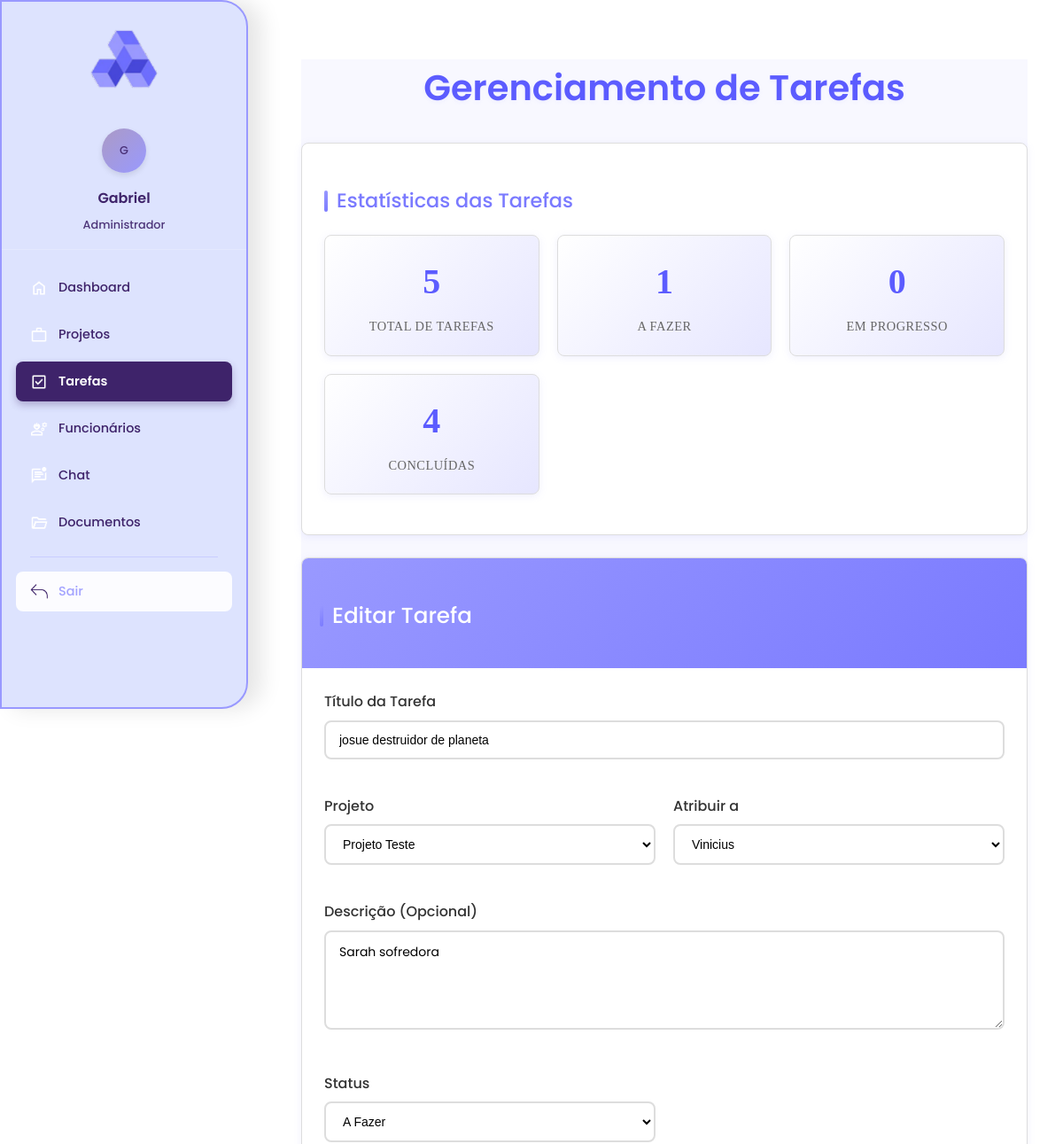
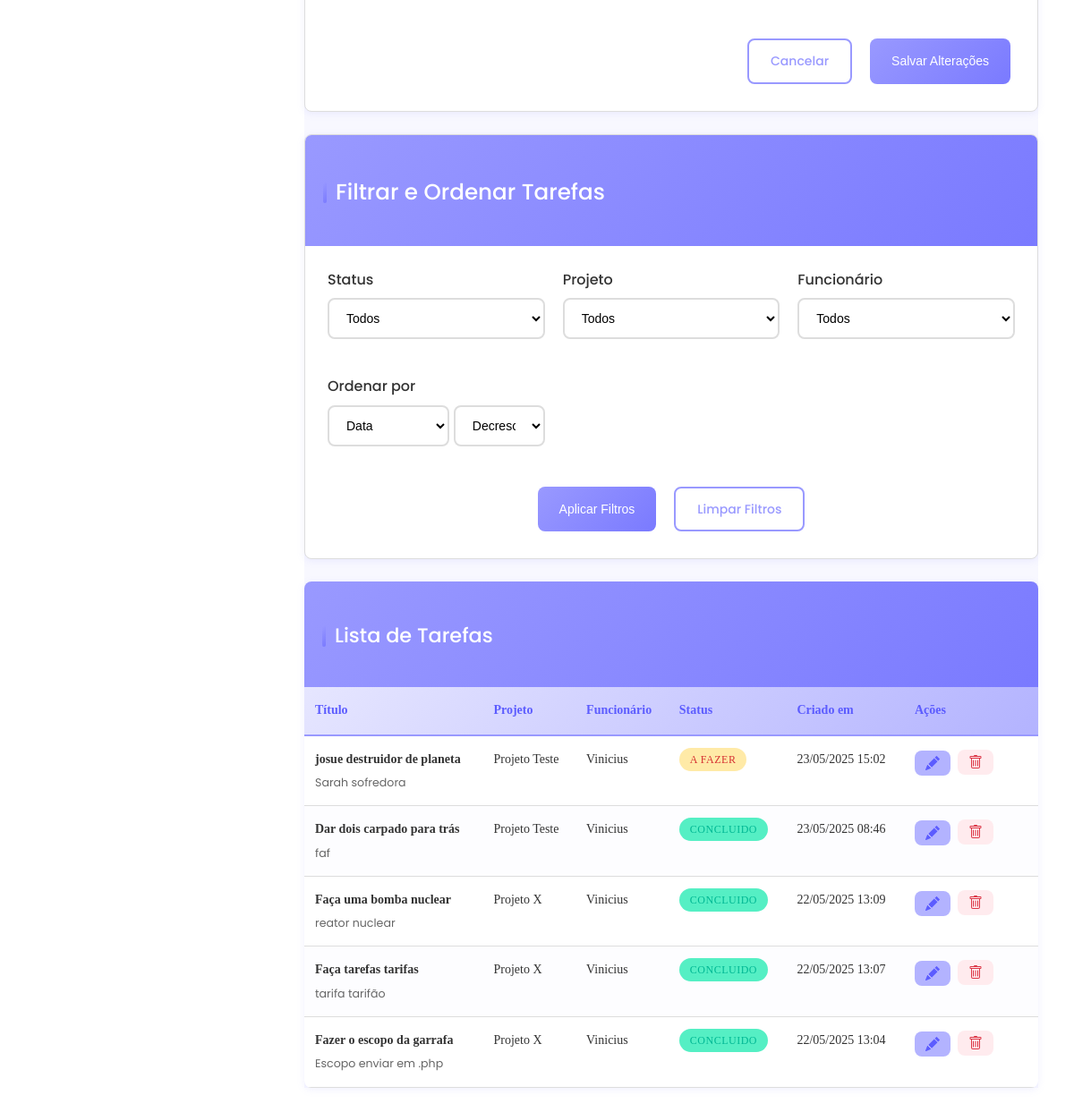
Page /gestor/tarefas/tarefas.php?editar=6 (signed in) on the committed database (2 pictures, top to bottom).
### tables this page shows
CREATE TABLE `tarefas` (
  `id` int(11) NOT NULL,
  `titulo` varchar(100) NOT NULL,
  `descricao` text DEFAULT NULL,
  `status` enum('a_fazer','em_progresso','concluido') DEFAULT 'a_fazer',
  `projeto_id` int(11) DEFAULT NULL,
  `funcionario_id` int(11) DEFAULT NULL,
  `criado_em` datetime DEFAULT current_timestamp()
);

CREATE TABLE `projetos` (
  `id` int(11) NOT NULL,
  `titulo` varchar(150) NOT NULL,
  `descricao` text DEFAULT NULL,
  `status` enum('em_andamento','finalizado','aprovado','ajustes') DEFAULT 'em_andamento',
  `cliente_id` int(11) DEFAULT NULL,
  `criado_em` datetime DEFAULT current_timestamp()
);

CREATE TABLE `usuarios` (
  `id` int(11) NOT NULL,
  `nome` varchar(100) NOT NULL,
  `email` varchar(100) NOT NULL,
  `senha` varchar(255) NOT NULL,
  `tipo` enum('cliente','funcionario','admin') NOT NULL,
  `criado_em` datetime DEFAULT current_timestamp()
);

### gestor/tarefas/tarefas.php (the view, shortened to what this page needs)
<?php
require '../../conexao.php';
$projetos = $conn->query("SELECT id, titulo FROM projetos ORDER BY titulo");
$funcionarios = $conn->query("SELECT id, nome FROM usuarios WHERE tipo = 'funcionario' ORDER BY nome");
$ordenar_por = $_GET['ordenar'] ?? 'criado_em';
$ordem = $_GET['ordem'] ?? 'DESC';
$where_conditions = [];
$params = [];
$param_types = '';
$where_sql = !empty($where_conditions) ? "WHERE " . implode(" AND ", $where_conditions) : "";
$ordem_valida = in_array($ordem, ['ASC', 'DESC']) ? $ordem : 'DESC';
$colunas_validas = ['titulo', 'status', 'criado_em', 'nome_projeto', 'nome_funcionario'];
$ordenar_valido = in_array($ordenar_por, $colunas_validas) ? $ordenar_por : 'criado_em';
$sql = "
    SELECT
        t.id, t.titulo, t.descricao, t.status, t.criado_em,
        p.titulo AS nome_projeto,
        u.nome AS nome_funcionario
    FROM tarefas t
    LEFT JOIN projetos p ON t.projeto_id = p.id
    LEFT JOIN usuarios u ON t.funcionario_id = u.id
    $where_sql
    ORDER BY $ordenar_valido $ordem_valida
";
if (!empty($params)) {
    $stmt = $conn->prepare($sql);
    $stmt->bind_param($param_types, ...$params);
    $stmt->execute();
    $result = $stmt->get_result();
} else {
    $result = $conn->query($sql);
}
$stats_sql = "
    SELECT
        COUNT(*) as total,
        SUM(CASE WHEN status = 'a_fazer' THEN 1 ELSE 0 END) as a_fazer,
        SUM(CASE WHEN status = 'em_progresso' THEN 1 ELSE 0 END) as em_progresso,
        SUM(CASE WHEN status = 'concluido' THEN 1 ELSE 0 END) as concluido
    FROM tarefas
";
$stats = $conn->query($stats_sql)->fetch_assoc();
$tarefa_editar = null;
if (isset($_GET['editar'])) {
    $id_editar = (int)$_GET['editar'];
    $stmt = $conn->prepare("SELECT * FROM tarefas WHERE id = ?");
    $stmt->bind_param("i", $id_editar);
    $stmt->execute();
    $tarefa_editar = $stmt->get_result()->fetch_assoc();
}
?>
<!DOCTYPE html>
<html lang="pt-br">
<head>
    <link rel="stylesheet" href="../css/geral.css">
    <?php include '../sidebar.php'; ?>
</head>
<body>
<body>
    <div class="main-content">
        <div class="conteudo-principal">
            <h1 class="fade-in">Gerenciamento de Tarefas</h1>
            <div class="card fade-in">
                <div class="card-body">
                    <h3 style="color: #7A7AFF;">Estatísticas das Tarefas</h3>
                    <div class="stats-grid">
                        <div class="stat-item">
                            <span class="stat-number"><?= $stats['total'] ?></span>
                            <span class="stat-label">Total de Tarefas</span>
                        </div>
                        <div class="stat-item">
                            <span class="stat-number"><?= $stats['a_fazer'] ?></span>
                            <span class="stat-label">A Fazer</span>
                        </div>
                        <div class="stat-item">
                            <span class="stat-number"><?= $stats['em_progresso'] ?></span>
                            <span class="stat-label">Em Progresso</span>
                        </div>
                        <div class="stat-item">
                            <span class="stat-number"><?= $stats['concluido'] ?></span>
                            <span class="stat-label">Concluídas</span>
                        </div>
                    </div>
                </div>
            </div>
            <div class="card fade-in" id="form-tarefa">
                <div class="card-header">
                    <h3><?= $tarefa_editar ? 'Editar Tarefa' : 'Criar Nova Tarefa' ?></h3>
                </div>
                <div class="card-body">
                    <form method="POST" action="tarefas.php#form-tarefa">
                        <div class="form-grid">
                            <div class="form-group" style="grid-column: 1 / -1;">
                                <label for="titulo">Título da Tarefa</label>
                                <input type="text" name="titulo" id="titulo" required
                                       value="<?= htmlspecialchars($tarefa_editar['titulo'] ?? '') ?>">
                            </div>
                            <div class="form-group">
                                <label for="projeto_id">Projeto</label>
                                <select name="projeto_id" id="projeto_id" required>
                                    <?php
                                    $projetos->data_seek(0);
                                    while ($p = $projetos->fetch_assoc()):
                                        $selected = ($tarefa_editar && $tarefa_editar['projeto_id'] == $p['id']) ? 'selected' : '';
                                    ?>
                                        <option value="<?= $p['id'] ?>" <?= $selected ?>>
                                            <?= htmlspecialchars($p['titulo']) ?>
                                        </option>
                                    <?php endwhile; ?>
                                </select>
                            </div>
                            <div class="form-group">
                                <label for="funcionario_id">Atribuir a</label>
                                <select name="funcionario_id" id="funcionario_id" required>
                                    <?php
                                    $funcionarios->data_seek(0);
                                    while ($f = $funcionarios->fetch_assoc()):
                                        $selected = ($tarefa_editar && $tarefa_editar['funcionario_id'] == $f['id']) ? 'selected' : '';
                                    ?>
                                        <option value="<?= $f['id'] ?>" <?= $selected ?>>
                                            <?= htmlspecialchars($f['nome']) ?>
                                        </option>
                                    <?php endwhile; ?>
                                </select>
                            </div>
                            <div class="form-group" style="grid-column: 1 / -1;">
                                <label for="descricao">Descrição (Opcional)</label>
                                <textarea name="descricao" id="descricao" rows="4"><?= htmlspecialchars($tarefa_editar['descricao'] ?? '') ?></textarea>
                            </div>
                            <?php if ($tarefa_editar): ?>
                                <div class="form-group">
                                    <label for="status">Status</label>
                                    <select name="status" id="status" required>
                                        <option value="a_fazer" <?= $tarefa_editar['status'] == 'a_fazer' ? 'selected' : '' ?>>A Fazer</option>
                                    </select>
                                </div>
                            <?php endif; ?>
                        </div>
                        <div style="display: flex; justify-content: flex-end; gap: 10px; margin-top: 20px;">
                            <?php if ($tarefa_editar): ?>
                                <a href="tarefas.php" class="btn btn-secondary">Cancelar</a>
                            <?php endif; ?>
                            <button type="submit" class="btn btn-primary">
                                <?= $tarefa_editar ? 'Salvar Alterações' : 'Criar Tarefa' ?>
                            </button>
                        </div>
                    </form>
                </div>
            </div>
            <div class="card fade-in">
                <div class="card-header">
                    <h3>Filtrar e Ordenar Tarefas</h3>
                </div>
                <div class="card-body">
                    <form method="GET">
                        <div class="filters-grid">
                            <div class="form-group">
                                <label for="filtro_status">Status</label>
                                <select name="status" id="filtro_status">
                                    <option value="">Todos</option>
                                </select>
                            </div>
                            <div class="form-group">
                                <label for="filtro_projeto">Projeto</label>
                                <select name="projeto" id="filtro_projeto">
                                    <option value="">Todos</option>
                                </select>
                            </div>
                            <div class="form-group">
                                <label for="filtro_funcionario">Funcionário</label>
                                <select name="funcionario" id="filtro_funcionario">
                                    <option value="">Todos</option>
                                </select>
                            </div>
                            <div class="form-group">
                                <label for="ordenar">Ordenar por</label>
                                <div style="display: flex; gap: 5px;">
                                    <select name="ordenar" id="ordenar" style="flex: 3;">
                                        <option value="criado_em" <?= $ordenar_por == 'criado_em' ? 'selected' : '' ?>>Data</option>
                                    </select>
                                    <select name="ordem" style="flex: 2;">
                                        <option value="DESC" <?= $ordem == 'DESC' ? 'selected' : '' ?>>Decrescente</option>
                                    </select>
                                </div>
                            </div>
                        </div>
                        <div class="filter-actions">
                            <button type="submit" class="btn btn-primary">Aplicar Filtros</button>
                            <a href="tarefas.php" class="btn btn-secondary">Limpar Filtros</a>
                        </div>
                    </form>
                </div>
            </div>
            <div class="table-container fade-in">
                <div class="table-header">
                    <h3>Lista de Tarefas</h3>
                </div>
                <div class="table-responsive">
                    <table>
                        <thead>
                            <tr>
                                <th>Título</th>
                                <th>Projeto</th>
                                <th>Funcionário</th>
                                <th>Status</th>
                                <th>Criado em</th>
                                <th style="width: 150px;">Ações</th>
                            </tr>
                        </thead>
                        <tbody>
                            <?php if ($result->num_rows > 0): ?>
                                <?php while ($t = $result->fetch_assoc()): ?>
                                    <tr>
                                        <td>
                                            <strong><?= htmlspecialchars($t['titulo']) ?></strong>
                                            <?php if ($t['descricao']): ?>
                                                <p style="font-size: 0.9em; color: #666; margin: 5px 0 0 0;"><?= htmlspecialchars(substr($t['descricao'], 0, 70)) ?><?= strlen($t['descricao']) > 70 ? '...' : '' ?></p>
                                            <?php endif; ?>
                                        </td>
                                        <td><?= htmlspecialchars($t['nome_projeto'] ?? 'N/A') ?></td>
                                        <td><?= htmlspecialchars($t['nome_funcionario'] ?? 'N/A') ?></td>
                                        <td>
                                            <?php
                                            $status_class = 'status-' . str_replace('_', '-', $t['status']);
                                            $status_text = ucwords(str_replace('_', ' ', $t['status']));
                                            ?>
                                            <span class="status-badge <?= $status_class ?>"><?= $status_text ?></span>
                                        </td>
                                        <td><?= date('d/m/Y H:i', strtotime($t['criado_em'])) ?></td>
                                        <td>
                                            <div class="table-actions">
                                                <a href="tarefas.php?editar=<?= $t['id'] ?>#form-tarefa" class="action-link action-edit" data-tooltip="Editar">
                                                </a>
                                                <form method="POST" onsubmit="return confirm('Tem certeza que deseja excluir esta tarefa?')" style="display: inline;">
                                                    <button type="submit" class="action-link action-delete" data-tooltip="Excluir">
                                                    </button>
                                                </form>
                                            </div>
                                        </td>
                                    </tr>
                                <?php endwhile; ?>
                            <?php else: ?>
                                <tr>
                                    <td colspan="6" style="text-align: center; padding: 40px;">Nenhuma tarefa encontrada com os filtros aplicados.</td>
                                </tr>
                            <?php endif; ?>
                        </tbody>
                    </table>
                </div>
            </div>
        </div>
    </div>
</body>
</html>

### gestor/css/geral.css (style rules this page uses)
.main-content { margin-left: 300px; padding: 2rem; }
a { text-decoration: none; font-family: 'Poppins'; }
h1 { font-family: 'Poppins'; font-weight: 400px; }
h3 { font-family: 'Poppins'; font-weight: 200px; }
p { font-family: 'Poppins'; font-weight: 100px; }
label { font-family: 'Poppins'; font-weight: 200px; }
textarea { font-family: 'Poppins'; font-weight: 200px; }

### rows in the picture
tarefas: titulo "josue destruidor de planeta", descricao "Sarah sofredora", status "A Fazer", projeto.titulo "Projeto Teste", funcionario.nome "Vinicius", status "A FAZER", criado_em "23/05/2025 15:02"
tarefas: titulo "Dar dois carpado para trás", descricao "faf", projeto.titulo "Projeto Teste", funcionario.nome "Vinicius", status "CONCLUIDO", criado_em "23/05/2025 08:46"
tarefas: titulo "Faça uma bomba nuclear", descricao "reator nuclear", projeto.titulo "Projeto X", funcionario.nome "Vinicius", status "CONCLUIDO", criado_em "22/05/2025 13:09"
tarefas: titulo "Faça tarefas tarifas", descricao "tarifa tarifão", projeto.titulo "Projeto X", funcionario.nome "Vinicius", status "CONCLUIDO", criado_em "22/05/2025 13:07"
tarefas: titulo "Fazer o escopo da garrafa", descricao "Escopo enviar em .php", projeto.titulo "Projeto X", funcionario.nome "Vinicius", status "CONCLUIDO", criado_em "22/05/2025 13:04"

### other values in the picture
substr($_SESSION['usuario_nome'] ?? 'U', 0, 1) "G"
$_SESSION['usuario_nome'] "Gabriel"
getUserTypeName($userType) "Administrador"
$item['label'] "Dashboard"
$item['label'] "Projetos"
$item['label'] "Tarefas"
$item['label'] "Funcionários"
$item['label'] "Chat"
$item['label'] "Documentos"
$stats['total'] "5"
$stats['a_fazer'] "1"
$stats['em_progresso'] "0"
$stats['concluido'] "4"
form field projeto_id "Projeto Teste"
form field funcionario_id "Vinicius"
